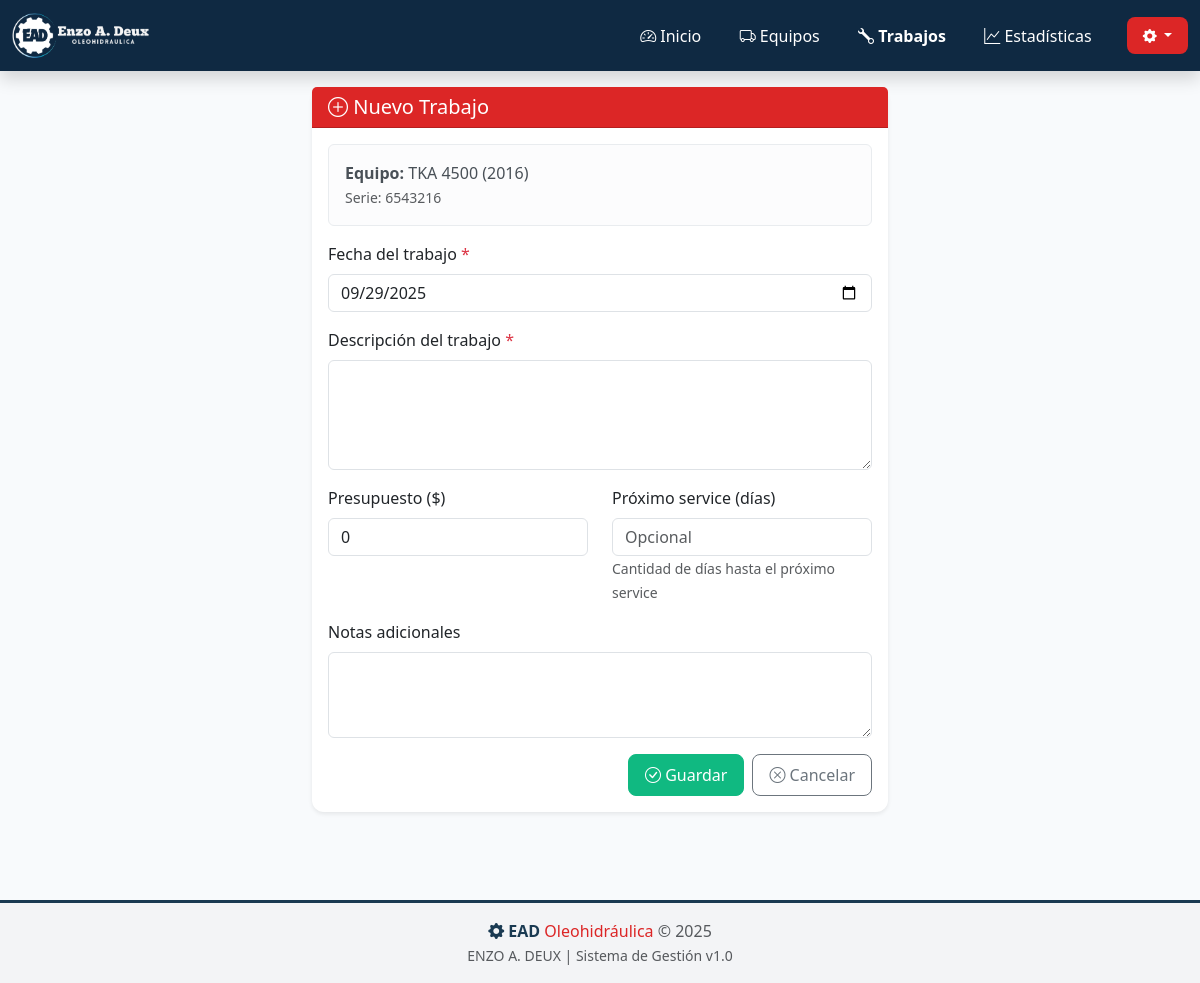
Page /trabajo/nuevo/2 on the committed database.
### app_web.py (models this page shows)
class BaseModel(Model):
    class Meta:
        database = db

class Equipment(BaseModel):
    marca = CharField()
    modelo = CharField()
    anio = IntegerField()
    n_serie = CharField()
    propietario = CharField(null=True)
    vehiculo = CharField(null=True)
    dominio = CharField(null=True)
    notes = TextField(null=True)

### app_web.py (the view, shortened to what this page needs)
@app.route('/trabajo/nuevo/<int:equipo_id>', methods=['GET', 'POST'])
def trabajo_new(equipo_id):
    equipo = Equipment.get_by_id(equipo_id)
    return render_template('trabajo_form.html', equipo=equipo, trabajo=None)

### templates/trabajo_form.html (shortened to what this page needs)
{% extends "base.html" %}
{% block content %}
<div class="animate-slide">
    <div class="row justify-content-center">
        <div class="col-12 col-md-8 col-lg-6">
            <div class="card">
                <div class="card-header text-white" style="background-color: var(--ead-red);">
                    <h5 class="mb-0">
                        <i class="bi bi-{{ 'pencil' if trabajo else 'plus-circle' }}"></i>
                        {{ 'Editar' if trabajo else 'Nuevo' }} Trabajo
                    </h5>
                </div>
                <div class="card-body">
                    <div class="alert alert-light">
                        <strong>Equipo:</strong> {{ equipo.marca }} {{ equipo.modelo }} ({{ equipo.anio }})
                        <br>
                        <small class="text-muted">Serie: {{ equipo.n_serie }}</small>
                    </div>
                    <form method="post">
                        <div class="mb-3">
                            <label for="date_done" class="form-label">
                                Fecha del trabajo <span class="text-danger">*</span>
                            </label>
                            <input type="date" class="form-control" id="date_done" name="date_done" required
                                   value="{{ trabajo.date_done.strftime('%Y-%m-%d') if trabajo else '' }}">
                        </div>
                        <div class="mb-3">
                            <label for="description" class="form-label">
                                Descripción del trabajo <span class="text-danger">*</span>
                            </label>
                            <textarea class="form-control" id="description" name="description"
                                      rows="4" required>{{ trabajo.description if trabajo else '' }}</textarea>
                        </div>
                        <div class="row">
                            <div class="col-12 col-md-6 mb-3">
                                <label for="budget" class="form-label">Presupuesto ($)</label>
                                <input type="number" class="form-control" id="budget" name="budget"
                                       step="0.01" min="0"
                                       value="{{ trabajo.budget if trabajo else '0' }}">
                            </div>
                            <div class="col-12 col-md-6 mb-3">
                                <label for="next_service_days" class="form-label">
                                    Próximo service (días)
                                </label>
                                <input type="number" class="form-control" id="next_service_days"
                                       name="next_service_days" min="1"
                                       value="{{ trabajo.next_service_days if trabajo and trabajo.next_service_days else '' }}"
                                       placeholder="Opcional">
                                <small class="text-muted">Cantidad de días hasta el próximo service</small>
                            </div>
                        </div>
                        <div class="mb-3">
                            <label for="notes" class="form-label">Notas adicionales</label>
                            <textarea class="form-control" id="notes" name="notes" rows="3">{{ trabajo.notes if trabajo and trabajo.notes else '' }}</textarea>
                        </div>
                        <div class="d-grid gap-2 d-md-flex justify-content-md-end">
                            <button type="submit" class="btn btn-success">
                                <i class="bi bi-check-circle"></i> Guardar
                            </button>
                            <a href="/equipo/{{ equipo.id }}" class="btn btn-outline-secondary">
                                <i class="bi bi-x-circle"></i> Cancelar
                            </a>
                        </div>
                    </form>
                </div>
            </div>
        </div>
    </div>
</div>
{% endblock %}

### templates/base.html (style rules this page uses)
:root { --primary-color: #1a3a52; --secondary-color: #dc2626; --accent-color: #06b6d4; --success-color: #10b981; --danger-color: #ef4444; --warning-color: #f59e0b; --info-color: #06b6d4; --dark-color: #0f2942; --light-gray: #f3f4f6; --ead-blue: #1a3a52; --ead-red: #dc2626; --ead-light-blue: #06b6d4; }
body { background-color: #f8fafc; min-height: 100vh; }
.card { border: none; box-shadow: 0 2px 4px rgba(0,0,0,0.08); border-radius: 0.75rem; margin-bottom: 1.5rem; transition: all 0.3s; }
.btn { border-radius: 0.5rem; padding: 0.5rem 1rem; transition: all 0.3s; font-weight: 500; }
.btn-success { background-color: var(--success-color); border-color: var(--success-color); }
.animate-slide { animation: slideIn 0.4s ease-out; }

### rows in the picture
Equipment: marca "TKA", modelo "4500", anio "2016", n_serie "6543216"

### other values in the picture
{{ 'Editar' if trabajo else 'Nuevo' }} "Nuevo"
